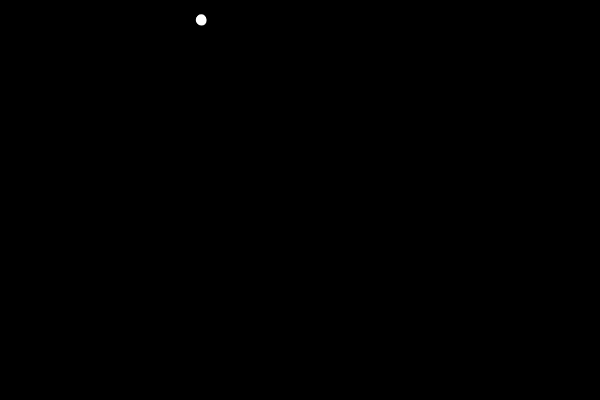
Frame 1 (no input)
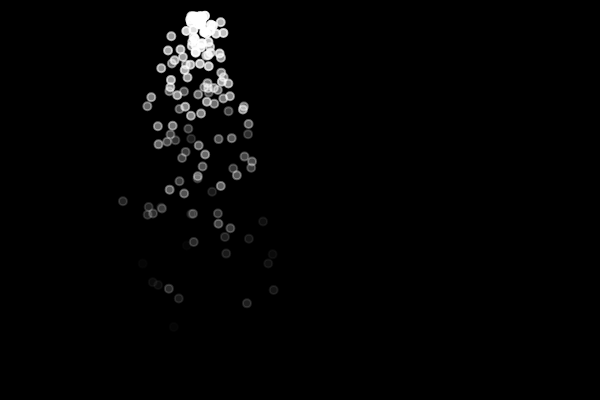
Frame 60 (no input)
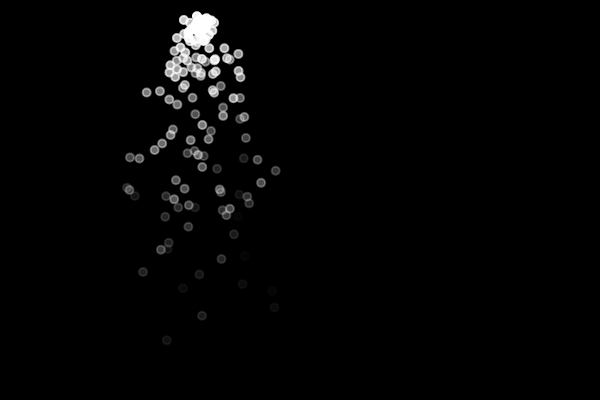
Frame 120 (the mouse pressed at the canvas centre since frame 60)

The p5.js sketch that drew these frames (run headless with seeded random() and noise() and a simulated clock; from frame 60 on, the mouse is pressed at the canvas centre):

// p5.js sketch
// ── sketch.js
// Particle System Simulation
// The Nature of Code
// The Coding Train / Daniel Shiffman
// https://youtu.be/syR0klfncCk
// https://thecodingtrain.com/learning/nature-of-code/4.1-particle-system-simulation.html
// https://editor.p5js.org/codingtrain/sketches/QRzgzQLnQ

//1 array to store particles
let particles = [];

function setup() {
  createCanvas(600, 400);
}

function draw() {
  background(0);

  //2 create 3-particles every frame and put them in array
  for (let i = 0; i < 3; i++) {
    particles.push(new Particle(200, 20));
  }

  for (let particle of particles) {
    let gravity = createVector(0, 0.2);
    particle.applyForce(gravity);
    particle.update();
    particle.show();
  }

  //3 remove particle from array at end every frame
  for (let i = particles.length - 1; i >= 0; i--) {
    //9 check particle lifetime is below 0
    if (particles[i].finished()) {
      particles.splice(i, 1);
    }
  }
}

// ── particle.js
// Particle System Simulation
// The Nature of Code
// The Coding Train / Daniel Shiffman
// https://youtu.be/syR0klfncCk
// https://thecodingtrain.com/learning/nature-of-code/4.1-particle-system-simulation.html
// https://editor.p5js.org/codingtrain/sketches/QRzgzQLnQ

class Particle {
  constructor(x, y) {
    this.pos = createVector(x, y);
    this.vel = p5.Vector.random2D();
    this.vel.mult(random(0.5, 2));
    this.acc = createVector(0, 0);
    this.r = 4;
    //4
    this.lifetime = 255;
  }

  //8 check lifetime of particle
  finished() {
    return this.lifetime < 0;
  }

  applyForce(force) {
    this.acc.add(force);
  }

  // not using in code
  edges() {
    if (this.pos.y >= height - this.r) {
      this.pos.y = height - this.r;
      this.vel.y *= -1;
    }

    if (this.pos.x >= width - this.r) {
      this.pos.x = width - this.r;
      this.vel.x *= -1;
    } else if (this.pos.x <= this.r) {
      this.pos.x = this.r;
      this.vel.x *= -1;
    }
  }

  update() {
    this.vel.add(this.acc);
    this.pos.add(this.vel);
    this.acc.set(0, 0);

    //5 reduce lifetime of particle
    this.lifetime -= 5;
  }

  show() {
    //6 thinner stroke
    stroke(255, this.lifetime);
    strokeWeight(2);
    //7 change fill color shade
    fill(255, this.lifetime);

    ellipse(this.pos.x, this.pos.y, this.r * 2);
  }
}
